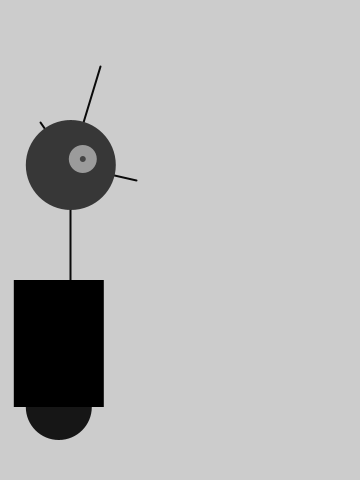
Frame 1 (no input)
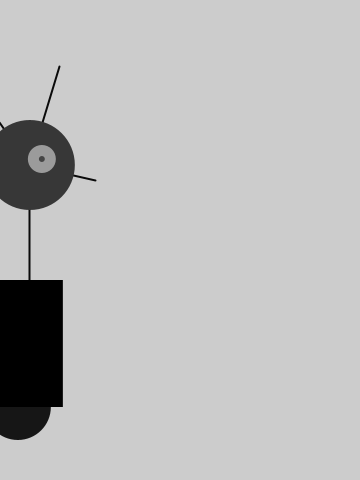
Frame 60 (the mouse pressed at the canvas centre just before this capture)
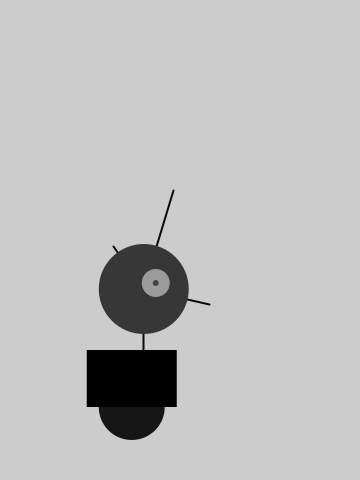
Frame 120 (the mouse held since frame 60 and released just before this capture)

The Processing sketch that drew these frames (run headless with seeded random() and noise(); from frame 60 on, the mouse is pressed at the canvas centre):

// Processing sketch: processing_81160
// ── processing_81160.pde

float x = 60;    // X-coordinate
float y = 440;   // Y-coordinate
int radius = 45; // Head Radius
int bodyHeight = 160; // Body Height
int neckHeight = 70;  // Neck Height

float easing = 0.02;

void setup() {
  size(360, 480);
  smooth();
  strokeWeight(2);
  ellipseMode(RADIUS);
}

void draw() {
  
  int targetX = mouseX;
  x += (targetX - x) * easing;
  
  if (mousePressed) {
    neckHeight = 16;
    bodyHeight = 90;
  } else {
    neckHeight = 70;
    bodyHeight = 160;
  }
  
  float ny = y - bodyHeight - neckHeight - radius;
  
  background(204);
  
  //Neck
  stroke(10);
  line(x+12, y-bodyHeight, x+12, ny);
  
  //Antennae
  line(x+12, ny, x-18, ny-43);
  line(x+12, ny, x+42, ny-99);
  line(x+12, ny, x+78, ny+15);
  
  //Body
  noStroke();
  fill(22);
  ellipse(x, y-33, 33, 33);
  fill(0);
  rect(x-45, y-bodyHeight, 90, bodyHeight-33);
  
  //Head
  fill(55);
  ellipse(x+12, ny, radius, radius);
  fill(155);
  ellipse(x+24, ny-6, 14, 14);
  fill(69);
  ellipse(x+24, ny-6, 3, 3);
}
